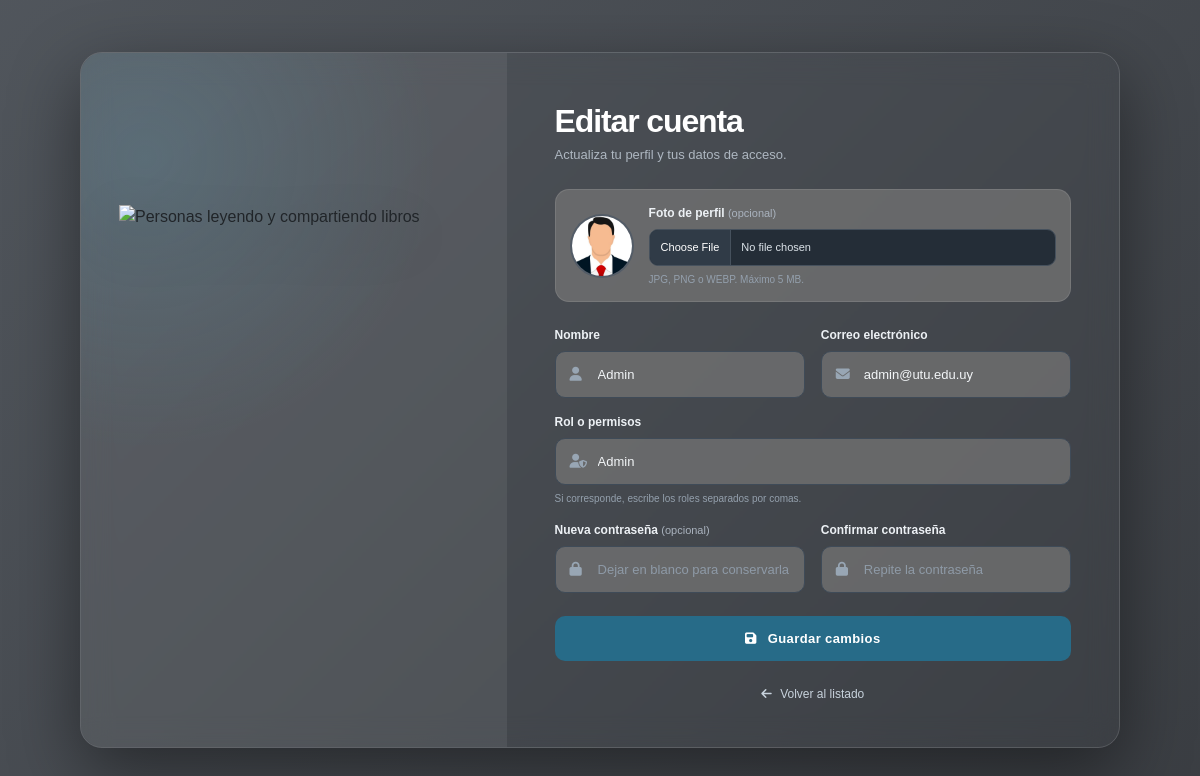
Page /index.php?accion=formEditarUsuario&id=2 (signed in) on the committed database.
### tables this page shows
CREATE TABLE `usuarios` (
  `id` int(11) NOT NULL,
  `nombre` varchar(100) NOT NULL,
  `email` varchar(150) NOT NULL,
  `password` varchar(255) NOT NULL,
  `fecha_registro` timestamp NOT NULL DEFAULT current_timestamp(),
  `roles` varchar(20) DEFAULT NULL,
  `foto` varchar(255) DEFAULT NULL
);

### controllers/UsuarioController.php (called while the page is built, shortened)
<?php
function formEditarUsuario() {
    global $pdo;
    $id = (int) ($_GET['id'] ?? 0);
    $usuario = Usuario::buscarPorId($pdo, $id);
    require __DIR__ . '/../views/usuarios/form.php';
}

### models/Usuario.php (called while the page is built, shortened)
<?php
class Usuario
{
    private string $nombre;
    private string $email;
    private string $roles;
    private ?string $foto;
    public function __construct(
        string $nombre,
        string $email,
        string $password,
        string $fecha_registro = '',
        string $roles = '',
        ?int   $id = null,
        ?string $foto = null
    ) {
        $this->nombre           = $nombre;
        $this->email            = $email;
        $this->roles            = $roles;
        $this->foto             = $foto;
    }
    public function getNombre(): string
    {
        return $this->nombre;
    }
    public function getEmail(): string
    {
        return $this->email;
    }
    public function getRoles(): string
    {
        return $this->roles;
    }
    public function getFoto(): ?string
    {
        return $this->foto;
    }
    private static function desdeFila(array $f): Usuario
    {
        return new Usuario(
            (string) $f['nombre'],
            (string) $f['email'],
            (string) $f['password'],
            (string) ($f['fecha_registro'] ?? ''),
            (string) ($f['roles'] ?? ''),
            isset($f['id']) ? (int) $f['id'] : null,
            $f['foto'] ?? null
        );
    }
    public static function buscarPorId(PDO $pdo, int $id): ?Usuario
    {
        $stmt = $pdo->prepare("SELECT * FROM usuarios WHERE id = ?");
        $stmt->execute([$id]);
        $f = $stmt->fetch(PDO::FETCH_ASSOC);
        return $f ? self::desdeFila($f) : null;
    }
}

### includes/permisos.php (called while the page is built, shortened)
<?php
function usuarioTieneRol(string $rol): bool
{
    $rolesSesion = $_SESSION['usuario_roles'] ?? '';
    $roles = array_map(
        static function (string $rolUsuario): string {
            return strtolower(trim($rolUsuario));
        },
        explode(',', $rolesSesion)
    );
    return in_array(strtolower(trim($rol)), $roles, true);
}

### views/usuarios/form.php (the view, shortened to what this page needs)
<?php
$esEdicion = isset($usuario);
$esAdmin = usuarioTieneRol('Admin');
$esCuentaPropia = $esEdicion && !$esAdmin && (int) $usuario->getId() === (int) ($_SESSION['usuario_id'] ?? 0);
$escUsuario = static fn($valor): string => htmlspecialchars((string) $valor, ENT_QUOTES, 'UTF-8');
?>
<!DOCTYPE html>
<html lang="es">
<head>
    <link href="https://cdn.jsdelivr.net/npm/bootstrap@5.3.3/dist/css/bootstrap.min.css" rel="stylesheet">
    <link rel="stylesheet" href="https://cdnjs.cloudflare.com/ajax/libs/font-awesome/6.4.0/css/all.min.css">
    <link rel="stylesheet" href="css/log.css">
    <link rel="stylesheet" href="css/responsive.css">
    <link rel="stylesheet" href="css/usuario-form.css?v=3">
</head>
<body class="usuario-form-page">
    <main class="login-card usuario-form-card">
        <aside class="reg-left usuario-form-visual">
            <img src="img/reg.png" alt="Personas leyendo y compartiendo libros">
        </aside>
        <section class="login-right usuario-form-content">
            <div class="usuario-form-heading">
                <h1><?= $esEdicion ? 'Editar cuenta' : 'Crear cuenta' ?></h1>
                <p><?= $esEdicion ? 'Actualiza tu perfil y tus datos de acceso.' : 'Completa tus datos para crear una cuenta.' ?></p>
            </div>
            <form class="usuario-form" id="foto-form" method="POST" enctype="multipart/form-data" action="index.php?accion=<?= $esEdicion ? 'editarUsuario' : 'crearUsuario' ?>">
                <div class="usuario-foto-field">
                    <div class="usuario-foto-preview">
                        <?php if ($esEdicion && $usuario->getFoto()): ?>
                            <img src="uploads/usuarios/<?= $escUsuario($usuario->getFoto()) ?>" alt="Foto actual de <?= $escUsuario($usuario->getNombre()) ?>">
                        <?php else: ?>
                            <span aria-hidden="true"><i class="fa-solid fa-user"></i></span>
                        <?php endif; ?>
                    </div>
                    <div class="usuario-foto-control">
                        <label for="foto">Foto de perfil <span>(opcional)</span></label>
                        <input id="foto" type="file" name="foto" class="form-control" accept="image/jpeg,image/png,image/webp" aria-describedby="foto-ayuda" data-max-size="5242880" data-max-size-label="5 MB">
                        <small id="foto-ayuda">JPG, PNG o WEBP. Máximo 5 MB.</small>
                    </div>
                </div>
                <div class="usuario-form-grid">
                    <div class="usuario-field">
                        <label for="nombre">Nombre</label>
                        <div class="input-container"><i class="fa-solid fa-user" aria-hidden="true"></i><input id="nombre" type="text" name="nombre" autocomplete="name" placeholder="Nombre" value="<?= $escUsuario($_POST['nombre'] ?? ($esEdicion ? $usuario->getNombre() : '')) ?>" required></div>
                    </div>
                    <div class="usuario-field">
                        <label for="email">Correo electrónico</label>
                        <div class="input-container"><i class="fa-solid fa-envelope" aria-hidden="true"></i><input id="email" type="email" name="email" autocomplete="email" placeholder="nombre@correo.com" value="<?= $escUsuario($_POST['email'] ?? ($esEdicion ? $usuario->getEmail() : '')) ?>" required></div>
                    </div>
                    <?php if ($esAdmin): ?>
                        <div class="usuario-field usuario-field-wide">
                            <label for="roles">Rol o permisos</label>
                            <div class="input-container"><i class="fa-solid fa-user-shield" aria-hidden="true"></i><input id="roles" type="text" name="roles" placeholder="Ej. Bibliotecaria" value="<?= $escUsuario($_POST['roles'] ?? ($esEdicion ? $usuario->getRoles() : '')) ?>"></div>
                            <small>Si corresponde, escribe los roles separados por comas.</small>
                        </div>
                    <?php endif; ?>
                    <div class="usuario-field">
                        <label for="password"><?= $esEdicion ? 'Nueva contraseña' : 'Contraseña' ?> <?= $esEdicion ? '<span>(opcional)</span>' : '' ?></label>
                        <div class="input-container"><i class="fa-solid fa-lock" aria-hidden="true"></i><input id="password" type="password" name="password" autocomplete="new-password" placeholder="<?= $esEdicion ? 'Dejar en blanco para conservarla' : 'Crea una contraseña' ?>" <?= $esEdicion ? '' : 'required' ?>></div>
                    </div>
                    <div class="usuario-field">
                        <label for="confirmar_password">Confirmar contraseña</label>
                        <div class="input-container"><i class="fa-solid fa-lock" aria-hidden="true"></i><input id="confirmar_password" type="password" name="confirmar_password" autocomplete="new-password" placeholder="Repite la contraseña" <?= $esEdicion ? '' : 'required' ?>></div>
                    </div>
                </div>
                <button type="submit" class="btn-ingresar"><i class="fa-solid fa-floppy-disk" aria-hidden="true"></i> <?= $esEdicion ? 'Guardar cambios' : 'Crear cuenta' ?></button>
            </form>
            <div class="usuario-form-back">
                <?php if ($esCuentaPropia): ?>
                    <a href="index.php?accion=inicio"><i class="fa-solid fa-arrow-left" aria-hidden="true"></i> Volver al inicio</a>
                <?php elseif ($esEdicion || !empty($_SESSION['usuario_id'])): ?>
                    <a href="index.php?accion=listarUsuarios"><i class="fa-solid fa-arrow-left" aria-hidden="true"></i> Volver al listado</a>
                <?php else: ?>
                    <a href="index.php?accion=formLogin"><i class="fa-solid fa-arrow-left" aria-hidden="true"></i> Ya tengo una cuenta</a>
                <?php endif; ?>
            </div>
        </section>
    </main>
</body>
</html>

### css/log.css (style rules this page uses)
body { margin: 0; padding: 0; font-family: Arial, Helvetica, sans-serif; background: linear-gradient(135deg, #4facfe, #00f2fe); height: 100vh; display: flex; justify-content: center; align-items: center; background-image: url('../img/mine.png'); background-size: cover; background-position: center; background-attachment: fixed; }
.login-card { display: flex; width: 850px; max-width: 95%; min-height: 500px; background: rgba(0, 0, 0, 0.45); backdrop-filter: blur(15px); -webkit-backdrop-filter: blur(15px); border: 1px solid rgba(255, 255, 255, 0.15); border-radius: 15px; box-shadow: 0 10px 30px rgba(0, 0, 0, 0.3); overflow: hidden; animation: fadeInUp 0.8s ease-out forwards; }
.reg-left { flex: 1; display: flex; justify-content: center; align-items: center; background-color: transparent; overflow: hidden; }
.reg-left img { width: 70%; height: 70%; object-fit: cover; transition: transform 0.6s ease; }
.login-right { flex: 1; padding: 60px 50px; display: flex; flex-direction: column; justify-content: center; text-align: center; }
.login-right h1 { font-size: 26px; color: white; font-weight: 800; margin-bottom: 40px; }
.input-container { position: relative; margin-bottom: 20px; }
.input-container i { position: absolute; top: 50%; left: 20px; transform: translateY(-50%); color: black; font-size: 18px; transition: color 0.3s ease; }
.input-container input { width: 100%; padding: 15px 15px 15px 50px; background-color: #e9ecef; border: 2px solid transparent; border-radius: 30px; font-size: 15px; color: #495057; outline: none; transition: all 0.3s ease-in-out; box-sizing: border-box; }
.btn-ingresar { width: 100%; padding: 15px; background-color: blue; color: white; border: none; border-radius: 30px; font-size: 16px; font-weight: bold; cursor: pointer; transition: all 0.3s ease; margin-top: 15px; }

### css/responsive.css (style rules this page uses)
img { max-width: 100%; }
.form-card, .card-body, .login-right { min-width: 0; }

### rows in the picture
usuarios: foto (picture), nombre "Admin", email "admin@utu.edu.uy", roles "Admin"
